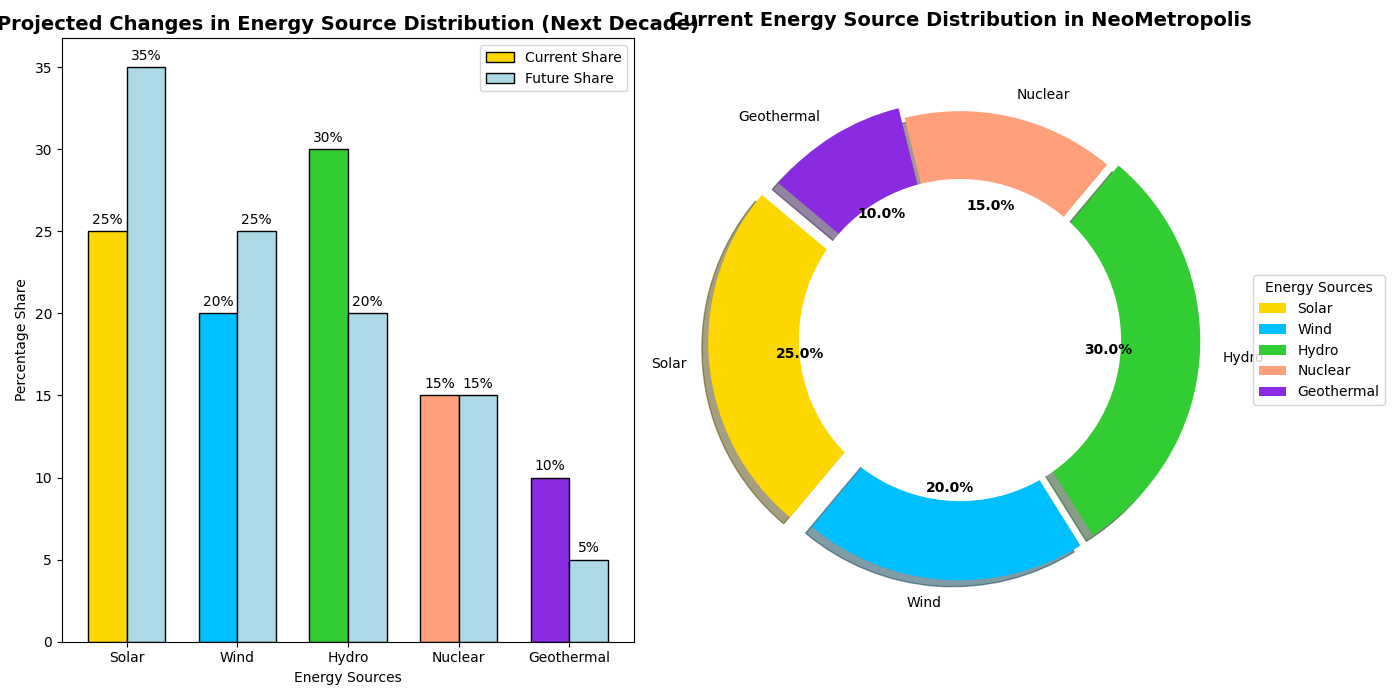

The Python source for this figure:
import matplotlib.pyplot as plt
import numpy as np

# Data for the pie chart
energy_sources = ['Solar', 'Wind', 'Hydro', 'Nuclear', 'Geothermal']
current_share = [25, 20, 30, 15, 10]
future_share = [35, 25, 20, 15, 5]
colors = ['#FFD700', '#00BFFF', '#32CD32', '#FFA07A', '#8A2BE2']
explode = (0.1, 0.05, 0.05, 0, 0.05)

# Creating a figure with 1 row and 2 columns for the subplots with switched placements
fig, (ax2, ax1) = plt.subplots(1, 2, figsize=(14, 7))

# Bar chart to show future plans for energy sources
bar_width = 0.35
index = np.arange(len(energy_sources))

# Bars for current share and future share
rects1 = ax2.bar(index, current_share, bar_width, color=colors, label='Current Share', edgecolor='black')
rects2 = ax2.bar(index + bar_width, future_share, bar_width, color='#ADD8E6', label='Future Share', edgecolor='black')

# Title and labels
ax2.set_title('Projected Changes in Energy Source Distribution (Next Decade)', fontsize=14, fontweight='bold')
ax2.set_xlabel('Energy Sources')
ax2.set_ylabel('Percentage Share')
ax2.set_xticks(index + bar_width / 2)
ax2.set_xticklabels(energy_sources)
ax2.legend()

# Adding values on top of the bars
def add_value_labels(ax, rects):
    for rect in rects:
        height = rect.get_height()
        ax.annotate(f'{height}%', 
                    xy=(rect.get_x() + rect.get_width() / 2, height),
                    xytext=(0, 3),  # 3 points vertical offset
                    textcoords="offset points",
                    ha='center', va='bottom')

add_value_labels(ax2, rects1)
add_value_labels(ax2, rects2)

# Plotting the pie chart now on the right
wedges, texts, autotexts = ax1.pie(current_share, labels=energy_sources, autopct='%1.1f%%', 
                                   startangle=140, colors=colors, explode=explode, shadow=True)

# Adding a donut hole
centre_circle = plt.Circle((0, 0), 0.70, color='white', fc='white', linewidth=1.25)
ax1.add_artist(centre_circle)

# Setting the title and adjusting label properties
ax1.set_title('Current Energy Source Distribution in NeoMetropolis', fontsize=14, fontweight='bold', pad=20)
plt.setp(autotexts, size=10, weight='bold', color='black')
plt.setp(texts, size=10)

# Custom legend outside the pie chart
ax1.legend(wedges, energy_sources, title="Energy Sources", loc="center left", bbox_to_anchor=(1, 0.5), fontsize=10)

# Automatically adjust subplot params to give specified padding
plt.tight_layout()

# Display the plots
plt.show()
